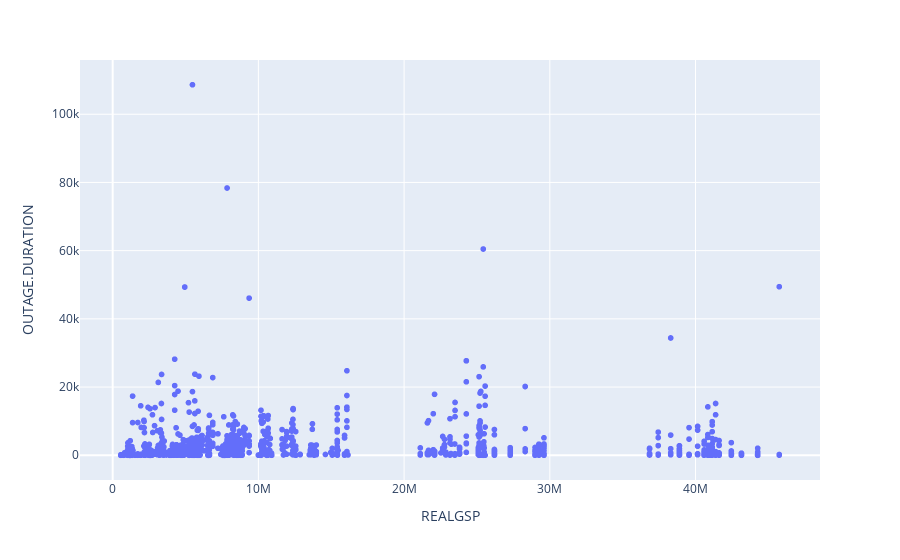

This figure's notebook cell:
### Markdown cell above
There seem to be a large number of peaks in states with higher population, Likely it would correlate with frequency as it is also directly correlated with population density and population.

### Code cell
px.scatter(formated_data, x='REALGSP', y='OUTAGE.DURATION')

### Figure 1 — Plotly figure (JSON) as saved in the notebook; plotly's stock layout.template omitted (floating-point values rounded to 4 significant figures; data arrays with more than 128 entries replaced by an {"elided": "..."} marker saying what was removed)
{"data": [{"hovertemplate": "REALGSP=%{x}<br>OUTAGE.DURATION=%{y}<extra></extra>", "legendgroup": "", "marker": {"color": "#636efa", "symbol": "circle"}, "mode": "markers", "name": "", "showlegend": false, "type": "scattergl", "x": {"elided": "1534 float values"}, "xaxis": "x", "y": {"elided": "1534 int values"}, "yaxis": "y"}], "layout": {"legend": {"tracegroupgap": 0}, "margin": {"t": 60}, "xaxis": {"anchor": "y", "domain": [0, 1], "title": {"text": "REALGSP"}}, "yaxis": {"anchor": "x", "domain": [0, 1], "title": {"text": "OUTAGE.DURATION"}}}}
